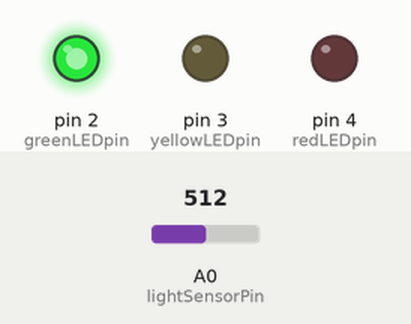
A program run on a simulated Arduino Uno, built with avr-gcc and run on an emulated ATmega328P. On the bench: output pins drawn as LEDs (lit = HIGH). The test bench sets the inputs (shaded band); at power-on: A0 (lightSensorPin) = 512.

Above: at 1.2 s.
1.3 s: A0 (lightSensorPin) set to 111
4.3 s: A0 (lightSensorPin) set to 95
At 4.6 s:
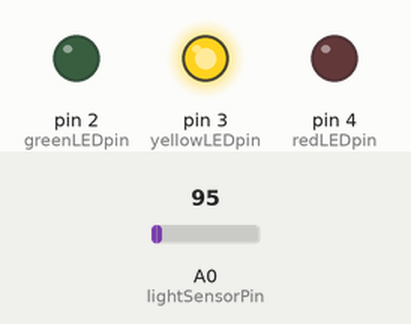
7.3 s: A0 (lightSensorPin) set to 52
10.3 s: A0 (lightSensorPin) set to 46
At 10.6 s:
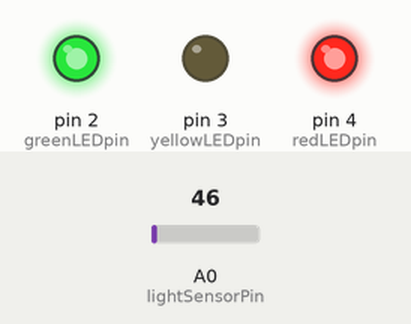
13.3 s: A0 (lightSensorPin) set to 110
At 13.6 s:
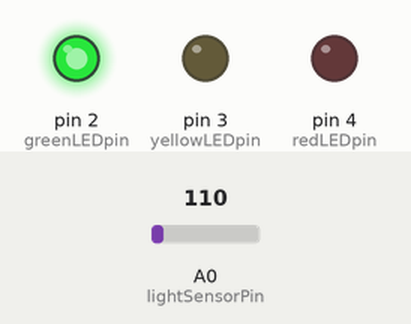
16.3 s: A0 (lightSensorPin) set to 90
At 16.61 s:
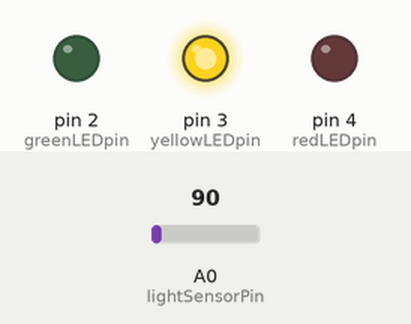
Timing chart, 0 to 19.3 s (numbered marks = the images above; inputs shaded):
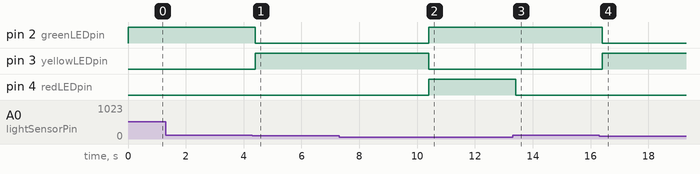

Measured:
- the behaviour switches between 101 and 100 on A0 (lightSensorPin) (found by bisection; images 0 and 1)
- the behaviour switches between 50 and 49 on A0 (lightSensorPin) (found by bisection; images 1 and 2)
- after the input at 4.3 s, pin 2 (greenLEDpin): HIGH → LOW after 0.10 s; pin 3 (yellowLEDpin): LOW → HIGH after 0.10 s
- after the input at 10.3 s, pin 2 (greenLEDpin), pin 4 (redLEDpin): LOW → HIGH after 0.11 s; pin 3 (yellowLEDpin): HIGH → LOW after 0.11 s
- after the input at 13.3 s, pin 4 (redLEDpin): HIGH → LOW after 0.11 s
- after the input at 16.3 s, pin 2 (greenLEDpin): HIGH → LOW after 0.11 s; pin 3 (yellowLEDpin): LOW → HIGH after 0.11 s

The program:

main.cpp
```cpp
#include <Arduino.h>

int greenLEDpin = 2; // Pin green LED is connected to. Low resistance (lots of light)
int yellowLEDpin = 3; // Pin yellow LED is connected to
int redLEDpin = 4; // Pin red LED is connected to. High resistance (little light)

int lightSensorPin = A0; // Pin light sensor is connected to, analog pin (continuous and not discrete like digital pins)
int analogValue = 0; // Variable to store the analog value read from the sensor

void setup() {
  // Set pins to outputs
  pinMode(greenLEDpin, OUTPUT);
  pinMode(yellowLEDpin, OUTPUT);
  pinMode(redLEDpin, OUTPUT);
}

void loop() {

  analogValue = analogRead(lightSensorPin); // Read the analog value from the photoresistor and store it in the variable

  if(analogValue < 50) {
    digitalWrite(redLEDpin, HIGH); // Turn on red LED when analog value is less than 50
  }

  if(analogValue >= 50 && analogValue <= 100) {
    digitalWrite(yellowLEDpin, HIGH); // Turn on yellow LED when analog value is between 50 and 100
  }

  else {
    digitalWrite(greenLEDpin, HIGH); // Turn on green LED when analog value is greater than 100
  }

  delay(200); // Delay for 200 milliseconds

  digitalWrite(greenLEDpin, LOW); // Turn off green LED by setting to low voltage
  digitalWrite(yellowLEDpin, LOW); // Turn off yellow LED by setting to low voltage
  digitalWrite(redLEDpin, LOW); // Turn off red LED by setting to low voltage
}
```
